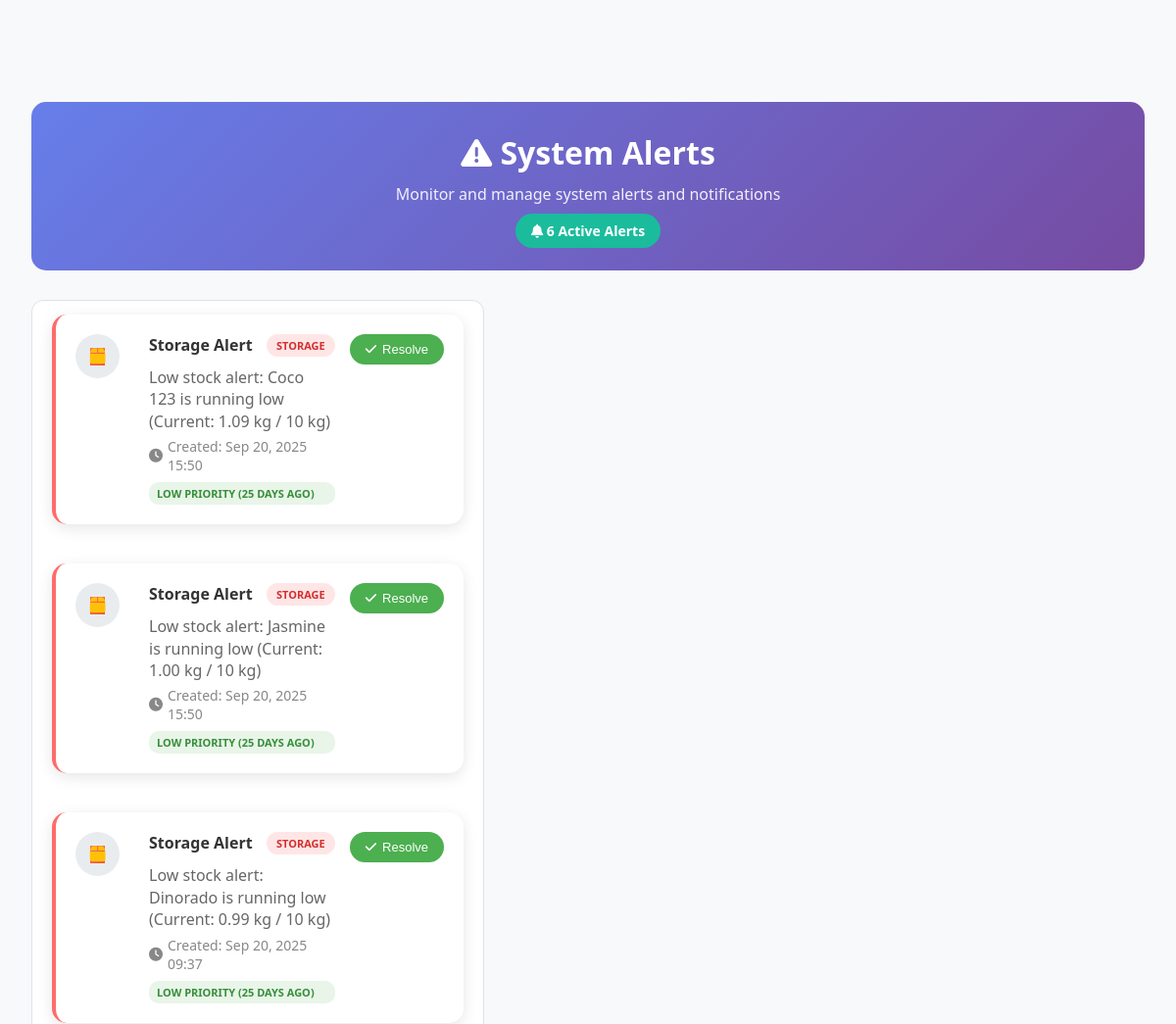
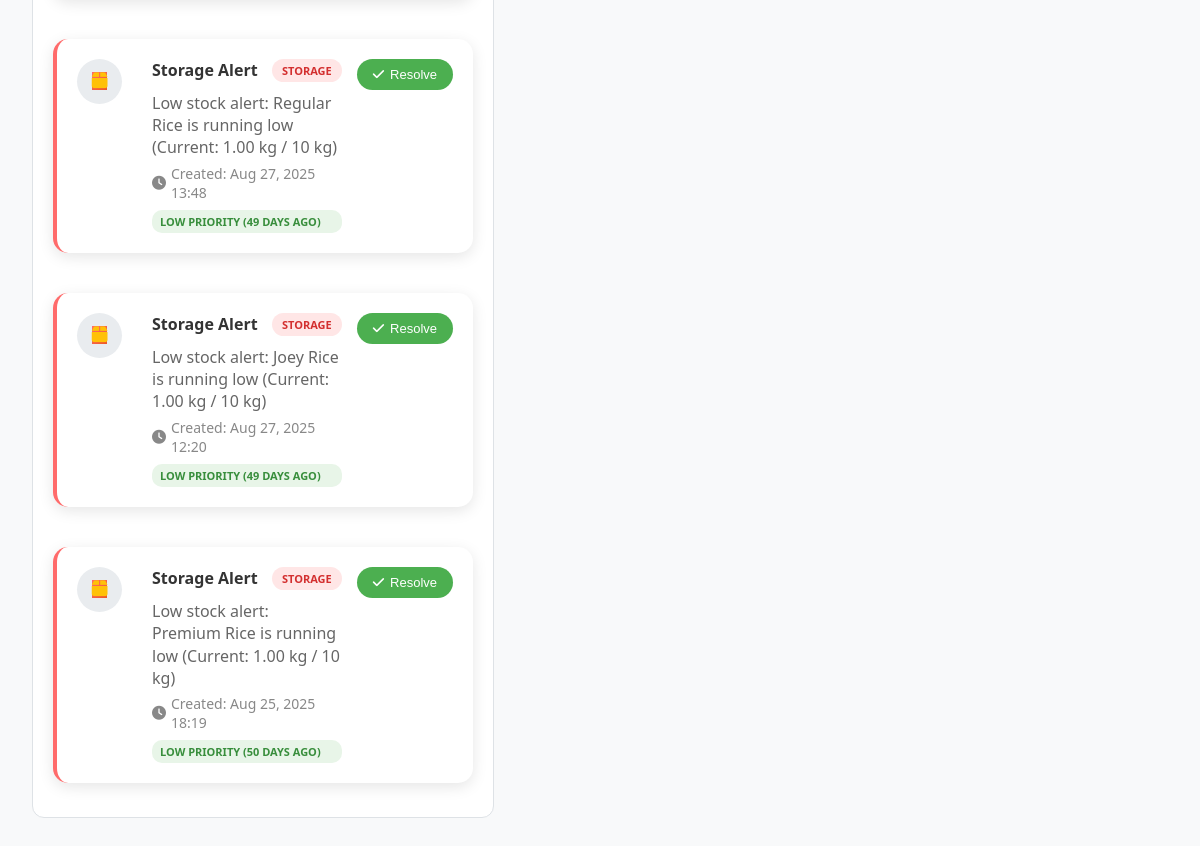
Page /alerts.php (signed in) on the committed database (2 pictures, top to bottom).
### tables this page shows
CREATE TABLE `alerts` (
  `id` int(11) NOT NULL,
  `message` varchar(255) NOT NULL,
  `type` enum('storage','maintenance','system') NOT NULL,
  `status` enum('active','resolved') DEFAULT 'active',
  `created_at` timestamp NOT NULL DEFAULT current_timestamp(),
  `resolved_at` timestamp NULL DEFAULT NULL
);

### alerts.php (the view, shortened to what this page needs)
<?php
try {
    $db = Database::getInstance();
    $conn = $db->getConnection();
    $stmt = $conn->query("SELECT * FROM alerts WHERE status = 'active' ORDER BY id DESC");
    $alerts = $stmt->fetchAll(PDO::FETCH_ASSOC);
} catch(PDOException $e) {
    $error_message = "Database error: " . $e->getMessage();
}
?>
<!DOCTYPE html>
<html lang="en">
<head>
    <link rel="stylesheet" href="style.css">
    <link rel="stylesheet" href="https://cdnjs.cloudflare.com/ajax/libs/font-awesome/6.4.2/css/all.min.css">
</head>
<body>
    <main class="main-content">
        <header class="inventory-header">
            <h1><i class="fa-solid fa-exclamation-triangle"></i> System Alerts</h1>
            <p>Monitor and manage system alerts and notifications</p>
            <div style="margin-top: 15px;">
                <span class="alert-count" style="background: var(--accent-color); color: white; padding: 8px 16px; border-radius: 20px; font-size: 14px; font-weight: 600;">
                    <i class="fa-solid fa-bell"></i> <?php echo count($alerts); ?> Active Alerts
                </span>
            </div>
        </header>
        <section class="alerts-section">
            <div class="alerts-container">
                <?php if (empty($alerts)): ?>
                    <div class="no-alerts">
                        <i class="fa-solid fa-check-circle"></i>
                        <h3>All Clear!</h3>
                        <p>No active alerts at the moment. Your system is running smoothly.</p>
                    </div>
                <?php else: ?>
                    <?php foreach($alerts as $alert): ?>
                        <div class="alert-card <?php echo $alert['type']; ?>">
                            <div class="alert-icon">
                                <?php if($alert['type'] == 'storage'): ?>
                                    <i class="fa-solid fa-box"></i>
                                <?php elseif($alert['type'] == 'maintenance'): ?>
                                    <i class="fa-solid fa-tools"></i>
                                <?php elseif($alert['type'] == 'expiration'): ?>
                                    <i class="fa-solid fa-clock"></i>
                                <?php else: ?>
                                    <i class="fa-solid fa-exclamation-circle"></i>
                                <?php endif; ?>
                            </div>
                            <div class="alert-content">
                                <div class="alert-header">
                                    <h3><?php echo ucfirst($alert['type']); ?> Alert</h3>
                                    <span class="alert-type-badge <?php echo $alert['type']; ?>"><?php echo ucfirst($alert['type']); ?></span>
                                </div>
                                <p class="alert-message"><?php echo $alert['message']; ?></p>
                                <div class="alert-details">
                                    <span class="alert-time">
                                        <i class="fa-solid fa-clock"></i>
                                        Created: <?php echo date('M d, Y H:i', strtotime($alert['created_at'])); ?>
                                    </span>
                                    <?php
                                    $timeDiff = time() - strtotime($alert['created_at']);
                                    if ($timeDiff < 3600) {
                                        echo '<span class="alert-urgency high">High Priority (Just now)</span>';
                                    } elseif ($timeDiff < 86400) {
                                        echo '<span class="alert-urgency medium">Medium Priority (' . round($timeDiff / 3600) . ' hours ago)</span>';
                                    } else {
                                        echo '<span class="alert-urgency low">Low Priority (' . round($timeDiff / 86400) . ' days ago)</span>';
                                    }
                                    ?>
                                </div>
                            </div>
                            <div class="alert-actions">
                                <button class="resolve-btn" onclick="resolveAlert(<?php echo $alert['id']; ?>)">
                                    <i class="fa-solid fa-check"></i> Resolve
                                </button>
                            </div>
                        </div>
                    <?php endforeach; ?>
                <?php endif; ?>
            </div>
        </section>
    </main>
</body>
</html>

### style.css (style rules this page uses)
body, .sidebar, .main-content { scrollbar-width: thin; scrollbar-color: #1abc9c #e0f7fa; }
body { margin: 0; background: var(--bg-secondary); font-family: 'Segoe UI', Arial, sans-serif; display: flex; min-height: 100vh; color: var(--text-primary); }
.main-content { margin-left: 0; margin-top: 64px; padding: 40px 32px 40px 32px; width: 100%; background: transparent; min-height: 100vh; }
.alerts-section { background: var(--bg-primary); border-radius: 12px; box-shadow: none; border: 1px solid var(--border-color); padding: 14px 20px; margin-bottom: 24px; max-width: 420px; width: 100%; margin-left: 0; margin-right: auto; color: var(--text-primary); }
.alerts-container { display: grid; gap: 15px; padding: 20px; }
.alert-card { display: flex; align-items: center; background: var(--bg-primary); border-radius: 8px; padding: 20px; box-shadow: none; color: var(--text-primary); }
.alert-card.storage { border-left: 4px solid #ffeeba; }
.alert-icon { width: 40px; height: 40px; border-radius: 50%; display: flex; align-items: center; justify-content: center; margin-right: 15px; font-size: 20px; }
.alert-card.storage .alert-icon { background: var(--bg-tertiary); color: var(--warning-color); }
.alert-content { flex: 1; }
.alert-content h3 { margin: 0 0 5px 0; font-size: 16px; color: #222c36; }
.alert-content p { margin: 0; color: #666; }
.alert-time { font-size: 12px; color: #999; margin-top: 5px; display: block; }
.resolve-btn { background: #28a745; color: white; border: none; padding: 8px 15px; border-radius: 4px; cursor: pointer; display: flex; align-items: center; gap: 5px; transition: background 0.3s; }
:root { --bg-primary: #ffffff; --bg-secondary: #f8f9fa; --bg-tertiary: #e9ecef; --text-primary: #333333; --text-secondary: #666666; --text-muted: #999999; --border-color: #dee2e6; --accent-color: #1abc9c; --accent-hover: #16a085; --danger-color: #dc3545; --warning-color: #ffc107; --shadow: 0 2px 10px rgba(0,0,0,0.1); --shadow-hover: 0 4px 15px rgba(0,0,0,0.15); --sidebar-bg: linear-gradient(135deg, #222c36 80%, #1abc9c 100%); --sidebar-text: #fff; --sidebar-border: #1abc9c33; --sidebar-shadow: #1abc9c22; --profile-menu-bg: #ffffff; --profile-menu-text: #333; --profile-menu-border: #e0e0e0; --profile-menu-shadow: rgba(0,0,0,0.1); --profile-item-hover: #f5f5f5; }

### rows in the picture
alerts: type "Storage", type "STORAGE", message "Low stock alert: Coco 123 is running low (Current: 1.09 kg / 10 kg)", created_at "Sep 20, 2025 15:50"
alerts: type "Storage", type "STORAGE", message "Low stock alert: Jasmine is running low (Current: 1.00 kg / 10 kg)", created_at "Sep 20, 2025 15:50"
alerts: type "Storage", type "STORAGE", message "Low stock alert: Dinorado is running low (Current: 0.99 kg / 10 kg)", created_at "Sep 20, 2025 09:37"
alerts: type "Storage", type "STORAGE", message "Low stock alert: Regular Rice is running low (Current: 1.00 kg / 10 kg)", created_at "Aug 27, 2025 13:48"
alerts: type "Storage", type "STORAGE", message "Low stock alert: Joey Rice is running low (Current: 1.00 kg / 10 kg)", created_at "Aug 27, 2025 12:20"
alerts: type "Storage", type "STORAGE", message "Low stock alert: Premium Rice is running low (Current: 1.00 kg / 10 kg)", created_at "Aug 25, 2025 18:19"

### other values in the picture
count($alerts) "6"
